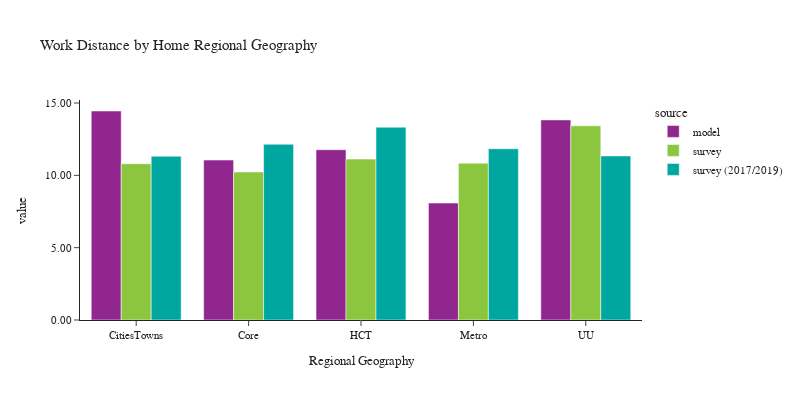

Write notebook code for a chart like this one.
### Code cell
plot_work_location(df_workers, 'rg_proposed_home', 'Home Regional Geography', 'Regional Geography')

### Figure 1 — Plotly figure (JSON) as saved in the notebook; plotly's stock layout.template omitted (floating-point values rounded to 4 significant figures)
{"data": [{"alignmentgroup": "True", "customdata": [[188295], [505507], [472719], [720897], [80638]], "hovertemplate": "source=model<br>rg_proposed_home=%{x}<br>value=%{y}<br>sample count=%{customdata[0]}<extra></extra>", "legendgroup": "model", "marker": {"color": "#91268F", "pattern": {"shape": ""}}, "name": "model", "offsetgroup": "model", "orientation": "v", "showlegend": true, "textposition": "auto", "type": "bar", "x": ["CitiesTowns", "Core", "HCT", "Metro", "UU"], "xaxis": "x", "y": [14.45, 11.06, 11.77, 8.086, 13.83], "yaxis": "y"}, {"alignmentgroup": "True", "customdata": [[288], [607], [473], [822], [89]], "hovertemplate": "source=survey<br>rg_proposed_home=%{x}<br>value=%{y}<br>sample count=%{customdata[0]}<extra></extra>", "legendgroup": "survey", "marker": {"color": "#8CC63E", "pattern": {"shape": ""}}, "name": "survey", "offsetgroup": "survey", "orientation": "v", "showlegend": true, "textposition": "auto", "type": "bar", "x": ["CitiesTowns", "Core", "HCT", "Metro", "UU"], "xaxis": "x", "y": [10.8, 10.23, 11.12, 10.84, 13.42], "yaxis": "y"}, {"alignmentgroup": "True", "customdata": [[742], [1459], [877], [1812], [174]], "hovertemplate": "source=survey (2017/2019)<br>rg_proposed_home=%{x}<br>value=%{y}<br>sample count=%{customdata[0]}<extra></extra>", "legendgroup": "survey (2017/2019)", "marker": {"color": "#00A7A0", "pattern": {"shape": ""}}, "name": "survey (2017/2019)", "offsetgroup": "survey (2017/2019)", "orientation": "v", "showlegend": true, "textposition": "auto", "type": "bar", "x": ["CitiesTowns", "Core", "HCT", "Metro", "UU"], "xaxis": "x", "y": [11.32, 12.15, 13.33, 11.84, 11.34], "yaxis": "y"}], "layout": {"barmode": "group", "font": {"size": 11}, "height": 400, "legend": {"title": {"text": "source"}, "tracegroupgap": 0}, "title": {"text": "Work Distance by Home Regional Geography"}, "width": 800, "xaxis": {"anchor": "y", "domain": [0.0, 1.0], "title": {"text": "Regional Geography"}}, "yaxis": {"anchor": "x", "domain": [0.0, 1.0], "tickformat": ".2f", "title": {"text": "value"}}}}
